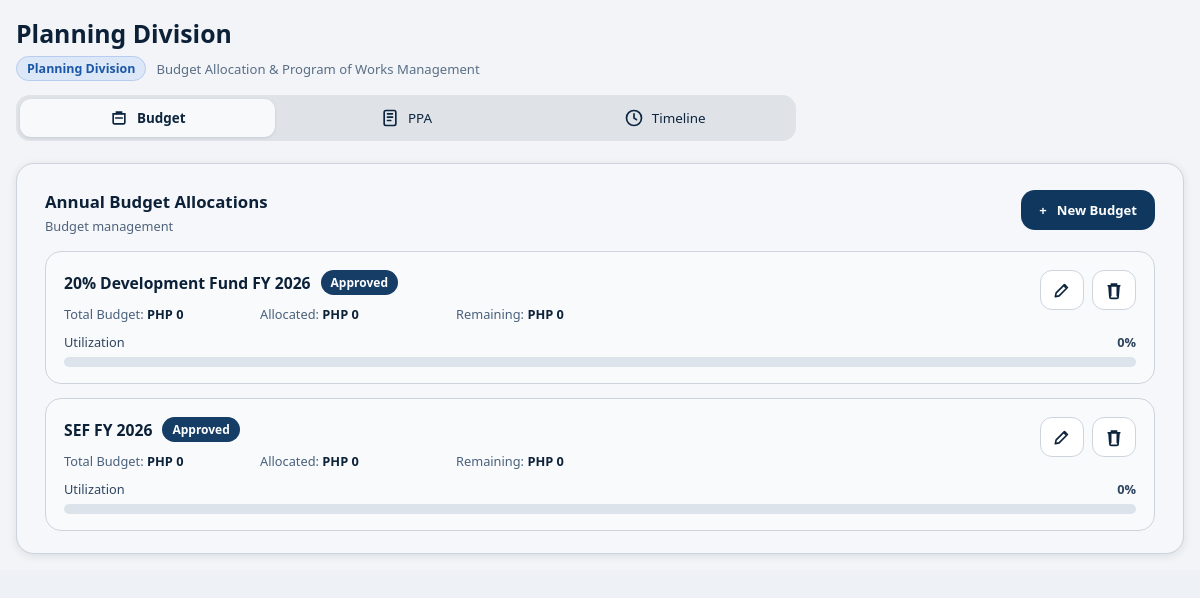
The app's page /planning-division/dashboard/ (signed in) with its own data.
### main/models.py (models this page shows, shortened)
class PlanningBudget(models.Model):
    FUND_20_DEV = "20-development-fund"
    FUND_SEF = "sef-fund"
    FUND_CHOICES = [
        (FUND_20_DEV, "20% Development Fund"),
        (FUND_SEF, "SEF"),
    ]
    STATUS_APPROVED = "approved"
    STATUS_FOR_REVIEW = "for_review"
    STATUS_CHOICES = [
        (STATUS_APPROVED, "Approved"),
        (STATUS_FOR_REVIEW, "For Review"),
    ]
    name = models.CharField(max_length=255)
    fund = models.CharField(max_length=40, choices=FUND_CHOICES, default=FUND_20_DEV)
    total_budget = models.DecimalField(max_digits=14, decimal_places=2, default=0)
    allocated_amount = models.DecimalField(max_digits=14, decimal_places=2, default=0)
    status = models.CharField(max_length=20, choices=STATUS_CHOICES, default=STATUS_APPROVED)
    fiscal_year = models.CharField(max_length=20, default="FY 2026")
    created_at = models.DateTimeField(auto_now_add=True)
    class Meta:
        ordering = ["id"]
    @property
    def allocated_value(self):
        return getattr(self, "computed_allocated", self.allocated_amount or 0)
    @property
    def remaining_amount(self):
        return (self.total_budget or 0) - self.allocated_value
    @property
    def utilization_percent(self):
        if not self.total_budget:
            return 0
        try:
            return max(0, min(100, (self.allocated_value / self.total_budget) * 100))
        except Exception:
            return 0

### main/views.py (the view, shortened to what this page needs)
# urls.py: path("planning-division/dashboard/", views.planning_div_dashboard, name="planning_div_dashboard"),
@login_required
@xframe_options_sameorigin
def planning_div_dashboard(request):
    active_tab = request.GET.get("tab", "budget")
    if active_tab not in {"budget", "ppa", "timeline"}:
        active_tab = "budget"
    selected_fund = request.GET.get("fund", "").strip()
    if not _table_exists(PlanningBudget) or not _table_exists(PlanningProject):
        context = _planning_fallback_context(active_tab=active_tab, selected_fund=selected_fund)
        return render(request, "Planning Division/planning_Div.html", context)
    budgets = list(PlanningBudget.objects.all())
    projects = PlanningProject.objects.all()
    show_budget_modal = False
    editing_budget = None
    show_project_modal = False
    project_form = PlanningProjectForm(initial={"fund": selected_fund or PlanningBudget.FUND_20_DEV})
    edit_budget_id = request.GET.get("edit_budget")
    if edit_budget_id:
        editing_budget = PlanningBudget.objects.filter(id=edit_budget_id).first()
        if editing_budget:
            show_budget_modal = True
    ppa_search = request.GET.get("q", "").strip()
    ppa_status = request.GET.get("status", "").strip()
    ppa_fund = request.GET.get("fund_filter", selected_fund).strip()
    if request.method == "POST":
        action = request.POST.get("action", "").strip()
        if action == "delete_budget":
            delete_id = request.POST.get("delete_id")
            if delete_id:
                PlanningBudget.objects.filter(id=delete_id).delete()
            return redirect(f"{request.path}?tab=budget")
        if action == "create_budget":
            budget_form = PlanningBudgetForm(request.POST)
            show_budget_modal = True
            editing_budget = None
            if budget_form.is_valid():
                budget_form.save()
                return redirect(f"{request.path}?tab=budget")
        elif action == "update_budget":
            budget_id = request.POST.get("budget_id")
            editing_budget = PlanningBudget.objects.filter(id=budget_id).first()
            budget_form = PlanningBudgetForm(request.POST, instance=editing_budget)
            show_budget_modal = True
            if budget_form.is_valid():
                budget_form.save()
                return redirect(f"{request.path}?tab=budget")
        elif action == "create_project":
            project_form = PlanningProjectForm(request.POST)
            show_project_modal = True
            if project_form.is_valid():
                project = project_form.save()
                return redirect(
                    f"{request.path}?tab=ppa&fund={project.fund}"
                )
            budget_form = PlanningBudgetForm(instance=editing_budget) if editing_budget else PlanningBudgetForm()
        elif action == "delete_project":
            project_id = request.POST.get("project_id")
            if project_id:
                PlanningProject.objects.filter(id=project_id).delete()
            return redirect(f"{request.path}?tab=ppa&fund={selected_fund or ''}")
        else:
            budget_form = PlanningBudgetForm(instance=editing_budget) if editing_budget else PlanningBudgetForm()
    else:
        budget_form = PlanningBudgetForm(instance=editing_budget) if editing_budget else PlanningBudgetForm()
    project_totals = {key: Decimal("0") for key, _ in PlanningBudget.FUND_CHOICES}
    for project in projects:
        project_totals[project.fund] = project_totals.get(project.fund, Decimal("0")) + (project.budget_amount or 0)
    for budget in budgets:
        budget.computed_allocated = project_totals.get(budget.fund, Decimal("0"))
    total_allocated = sum((b.allocated_value for b in budgets), Decimal("0"))
    total_remaining = sum((b.remaining_amount for b in budgets), Decimal("0"))
    ppa_projects = projects
    if ppa_search:
        ppa_projects = ppa_projects.filter(project_title__icontains=ppa_search)
    if ppa_status:
        ppa_projects = ppa_projects.filter(status=ppa_status)
    if ppa_fund:
        ppa_projects = ppa_projects.filter(fund=ppa_fund)
    ppa_total = projects.count()
    ppa_approved = projects.filter(status=PlanningProject.STATUS_APPROVED).count()
    ppa_for_review = projects.filter(status=PlanningProject.STATUS_FOR_REVIEW).count()
    ppa_total_cost = sum((p.budget_amount for p in projects), Decimal("0"))
    context = {
        "active_tab": active_tab,
        "selected_fund": selected_fund,
        "budgets": budgets,
        "budget_form": budget_form,
        "show_budget_modal": show_budget_modal,
        "editing_budget": editing_budget,
        "project_form": project_form,
        "show_project_modal": show_project_modal,
        "ppa_projects": ppa_projects,
        "ppa_search": ppa_search,
        "ppa_status": ppa_status,
        "ppa_fund": ppa_fund,
        "ppa_total": ppa_total,
        "ppa_approved": ppa_approved,
        "ppa_for_review": ppa_for_review,
        "ppa_total_cost": ppa_total_cost,
        "project_status_choices": PlanningProject.STATUS_CHOICES,
        "fund_choices": PlanningBudget.FUND_CHOICES,
        "total_budgets": len(budgets),
        "total_allocated": total_allocated,
        "total_remaining": total_remaining,
    }
    return render(request, "Planning Division/planning_Div.html", context)

### main/views.py (called while the page is built)
def _table_exists(model):
    table_name = model._meta.db_table
    try:
        return table_name in connection.introspection.table_names()
    except Exception:
        return False

### main/templates/Planning Division/planning_Div.html (shortened to what this page needs)
{% load static %}
<!DOCTYPE html>
<html lang="en">
<head>
    <link rel="stylesheet" href="{% static 'CSS/styles.css' %}">
</head>
<body{% if request.GET.embedded %} class="embedded-maintenance-view"{% endif %}>
    <div class="layout">
        <div class="content">
            <main class="main">
                <div class="title-wrap">
                    <h2>Planning Division</h2>
                    <div class="title-sub">
                        <span class="division-chip">Planning Division</span>
                        <span>Budget Allocation &amp; Program of Works Management</span>
                    </div>
                </div>
                <section class="section-tabs">
                    <a class="section-tab {% if active_tab == 'budget' %}active{% endif %}" href="{% url 'planning_div_dashboard' %}?tab=budget">
                        <svg viewBox="0 0 24 24" fill="none"><path d="M5 7h14v10a2 2 0 0 1-2 2H7a2 2 0 0 1-2-2V7Z" stroke="currentColor" stroke-width="2"/><path d="M9 7V5h6v2M8 12h8" stroke="currentColor" stroke-width="2" stroke-linecap="round"/></svg>
                        Budget
                    </a>
                    <a class="section-tab {% if active_tab == 'ppa' %}active{% endif %}" href="{% url 'planning_div_dashboard' %}?tab=ppa{% if selected_fund %}&fund={{ selected_fund }}{% endif %}">
                        <svg viewBox="0 0 24 24" fill="none"><rect x="5" y="3" width="14" height="18" rx="2" stroke="currentColor" stroke-width="2"/><path d="M9 7h6M9 11h6M9 15h4" stroke="currentColor" stroke-width="2" stroke-linecap="round"/></svg>
                        PPA
                    </a>
                    <a class="section-tab {% if active_tab == 'timeline' %}active{% endif %}" href="{% url 'planning_div_dashboard' %}?tab=timeline">
                        <svg viewBox="0 0 24 24" fill="none"><circle cx="12" cy="12" r="9" stroke="currentColor" stroke-width="2"/><path d="M12 7v5l3 2" stroke="currentColor" stroke-width="2" stroke-linecap="round"/></svg>
                        Timeline
                    </a>
                </section>
                {% if active_tab == "budget" %}
                <section class="budget-panel">
                    <div class="panel-head">
                        <div>
                            <h3>Annual Budget Allocations</h3>
                            <p>Budget management</p>
                        </div>
                        <button class="new-budget" type="button" id="openBudgetModal">
                            <span>+</span>
                            <span>New Budget</span>
                        </button>
                    </div>
                    {% for budget in budgets %}
                    <article class="budget-item">
                        <div class="item-top">
                            <div>
                                <div class="title-line">
                                    <h4><a href="{% url 'planning_div_dashboard' %}?tab=ppa&fund={{ budget.fund }}">{{ budget.name }}</a></h4>
                                    <span class="status">{{ budget.get_status_display }}</span>
                                </div>
                                <div class="meta">
                                    <div>Total Budget: <strong>PHP {{ budget.total_budget|floatformat:0 }}</strong></div>
                                    <div>Allocated: <strong>PHP {{ budget.allocated_value|floatformat:0 }}</strong></div>
                                    <div>Remaining: <strong class="ok">PHP {{ budget.remaining_amount|floatformat:0 }}</strong></div>
                                </div>
                            </div>
                            <div class="icon-actions">
                                <a class="icon-btn" href="{% url 'planning_div_dashboard' %}?tab=budget&edit_budget={{ budget.id }}" aria-label="Edit">
                                    <svg viewBox="0 0 24 24" fill="none"><path d="m4 20 4.5-1 10-10-3.5-3.5-10 10L4 20Z" stroke="currentColor" stroke-width="2" stroke-linejoin="round"/><path d="m13.5 6 3.5 3.5" stroke="currentColor" stroke-width="2"/></svg>
                                </a>
                                <form method="post">
                                    <button class="icon-btn" type="submit" aria-label="Delete">
                                        <svg viewBox="0 0 24 24" fill="none"><path d="M5 7h14M9 7V5h6v2M8 7v12m8-12v12M6 7l1 13a2 2 0 0 0 2 2h6a2 2 0 0 0 2-2l1-13" stroke="currentColor" stroke-width="2" stroke-linecap="round"/></svg>
                                    </button>
                                </form>
                            </div>
                        </div>
                        <div class="util-row">
                            <span>Utilization</span>
                            <strong>{{ budget.utilization_percent|floatformat:0 }}%</strong>
                        </div>
                        <div class="progress"><span style="width:{{ budget.utilization_percent|floatformat:0 }}%"></span></div>
                    </article>
                    {% empty %}
                    <article class="budget-item">
                        <div class="meta">No budget records yet.</div>
                    </article>
                    {% endfor %}
                </section>
                {% endif %}
            </main>
        </div>
    </div>
</body>
</html>

### records on screen
PlanningBudget: name "20% Development Fund FY 2026", status "Approved", total_budget "0", allocated_value "0", remaining_amount "0", utilization_percent "0"
PlanningBudget: name "SEF FY 2026", status "Approved", total_budget "0", allocated_value "0", remaining_amount "0", utilization_percent "0"
